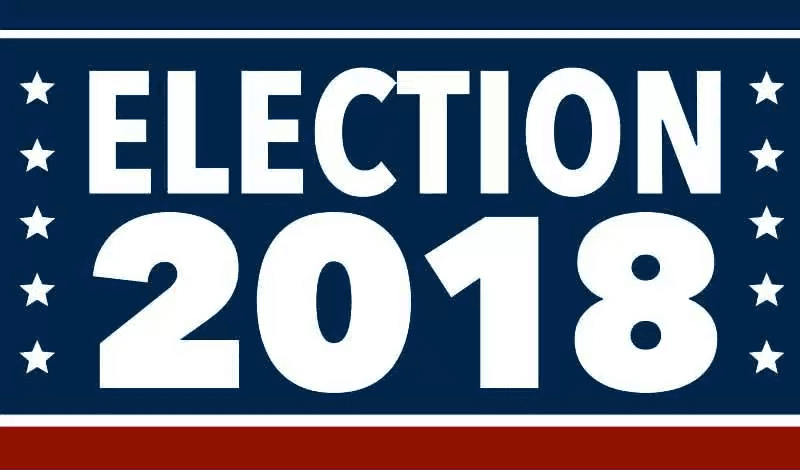
#> input picture image.png, 800 x 470 px
$ python mosaic.py image.png exported.png   (Python 2 division)   (older library calls are emulated)
#> lines starting #> are read from the running program, lines starting #| are printed output that depends on the picture
import sys
import os
from PIL import Image
from multiprocessing import Process, Queue, cpu_count

# Change these 3 config parameters to suit your needs...
TILE_SIZE      = 40	# height/width of mosaic tiles in pixels
TILE_MATCH_RES = 8		# tile matching resolution (higher values give better fit but require more processing)
ENLARGEMENT    = 4		# the mosaic image will be this many times wider and taller than the original

TILE_BLOCK_SIZE = TILE_SIZE / max(min(TILE_MATCH_RES, TILE_SIZE), 1)
WORKER_COUNT = max(cpu_count() - 1, 1)
OUT_FILE = 'output/mosaic.jpeg'
EOQ_VALUE = None

class TileProcessor:
	def __init__(self, tiles_directory):
		self.tiles_directory = tiles_directory

	# [17 lines left out: function __process_tile, not called in this run]

	def get_tiles(self):
		large_tiles = []
		small_tiles = []

		print 'Reading tiles from \'%s\'...' % (self.tiles_directory, )

		# search the tiles directory recursively
		for root, subFolders, files in os.walk(self.tiles_directory):
			for tile_name in files:
				tile_path = os.path.join(root, tile_name)
				large_tile, small_tile = self.__process_tile(tile_path)
				if large_tile:
					large_tiles.append(large_tile)
					small_tiles.append(small_tile)

		print 'Processed %s tiles.' % (len(large_tiles),)

		return (large_tiles, small_tiles)

class TargetImage:
	def __init__(self, image_path):
		self.image_path = image_path

	def get_data(self):
		print 'Processing main image...'
		img = Image.open(self.image_path)
#> img is the input picture: PIL image 800x470 P; mean R, G, B 105.5, 113.9, 132.6
		w = img.size[0] * ENLARGEMENT
#> w = 3200
		h = img.size[1]	* ENLARGEMENT
#> h = 1880
		large_img = img.resize((w, h), Image.ANTIALIAS)
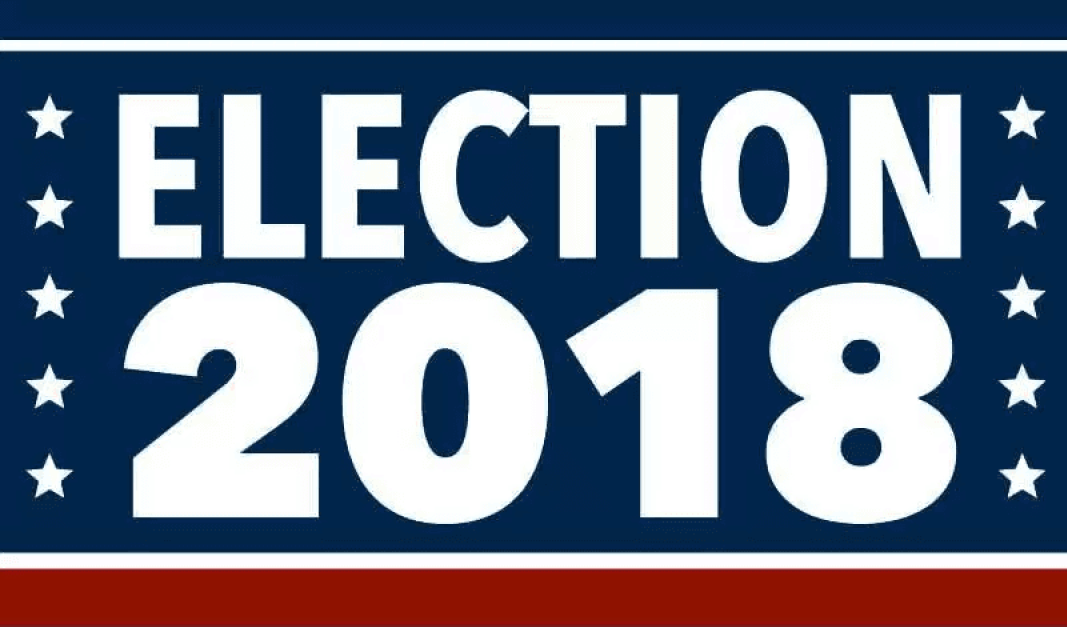
#> large_img: PIL image 3200x1880 P (shown at 1/3 size); mean R, G, B 105.5, 113.9, 132.6
		w_diff = (w % TILE_SIZE)/2
#> w_diff = 0
		h_diff = (h % TILE_SIZE)/2
#> h_diff = 0

		# if necesary, crop the image slightly so we use a whole number of tiles horizontally and vertically
		if w_diff or h_diff:
			large_img = large_img.crop((w_diff, h_diff, w - w_diff, h - h_diff))

		small_img = large_img.resize((w/TILE_BLOCK_SIZE, h/TILE_BLOCK_SIZE), Image.ANTIALIAS)
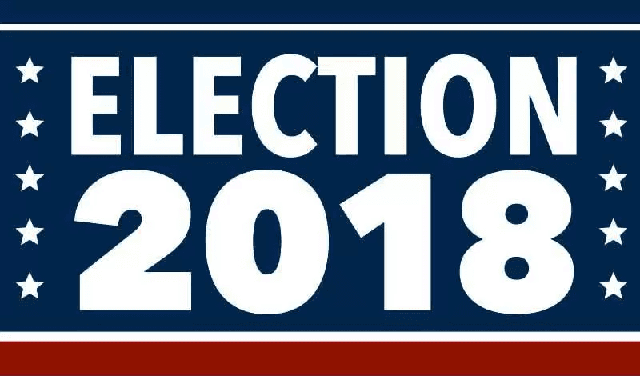
#> small_img: PIL image 640x376 P; mean R, G, B 105.3, 113.7, 132.5

		image_data = (large_img.convert('RGB'), small_img.convert('RGB'))

		print 'Main image processed.'

		return image_data

class TileFitter:
	def __init__(self, tiles_data):
		self.tiles_data = tiles_data

	# [41 lines left out: functions __get_tile_diff, get_best_fit_tile, fit_tiles, not called in this run]

class ProgressCounter:
	def __init__(self, total):
		self.total = total
		self.counter = 0

	def update(self):
		self.counter += 1
		sys.stdout.write("Progress: %s%% %s" % (100 * self.counter / self.total, "\r"))
    	sys.stdout.flush();

class MosaicImage:
	def __init__(self, original_img):
		self.image = Image.new(original_img.mode, original_img.size)
#> self.image: PIL image 3200x1880 RGB; every value is 0
		self.x_tile_count = original_img.size[0] / TILE_SIZE
#> self.x_tile_count = 80
		self.y_tile_count = original_img.size[1] / TILE_SIZE
#> self.y_tile_count = 47
		self.total_tiles  = self.x_tile_count * self.y_tile_count
#> self.total_tiles = 3760

	# [4 lines left out: function add_tile, not called in this run]

	def save(self, path):
		self.image.save(path)

# [21 lines left out: function build_mosaic, not called in this run]

def compose(original_img, tiles):
	print 'Building mosaic, press Ctrl-C to abort...'
	original_img_large, original_img_small = original_img
	tiles_large, tiles_small = tiles

	mosaic = MosaicImage(original_img_large)

	all_tile_data_large = map(lambda tile : list(tile.getdata()), tiles_large)
	all_tile_data_small = map(lambda tile : list(tile.getdata()), tiles_small)

#> (the run stopped early here; a loop or call above may not have finished)
